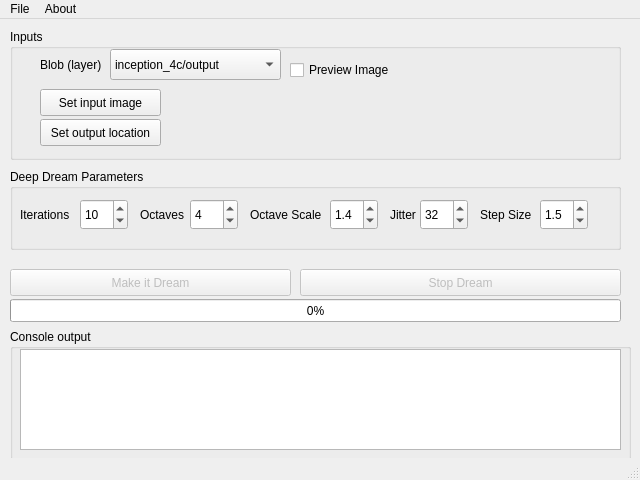
<?xml version="1.0" encoding="UTF-8"?>
<ui version="4.0">
 <author>OverStruck</author>
 <class>MainWindow</class>
 <widget class="QMainWindow" name="MainWindow">
  <property name="geometry">
   <rect>
    <x>0</x>
    <y>0</y>
    <width>640</width>
    <height>480</height>
   </rect>
  </property>
  <property name="windowTitle">
   <string>Deep Dream Maker v0.1</string>
  </property>
  <widget class="QWidget" name="centralwidget">
   <widget class="QGroupBox" name="groupBox">
    <property name="geometry">
     <rect>
      <x>10</x>
      <y>10</y>
      <width>611</width>
      <height>131</height>
     </rect>
    </property>
    <property name="title">
     <string>Inputs</string>
    </property>
    <widget class="QPushButton" name="btnInputFile">
     <property name="geometry">
      <rect>
       <x>30</x>
       <y>60</y>
       <width>121</width>
       <height>27</height>
      </rect>
     </property>
     <property name="text">
      <string>Set input image</string>
     </property>
    </widget>
    <widget class="QPushButton" name="btnSetOutputLoc">
     <property name="geometry">
      <rect>
       <x>30</x>
       <y>90</y>
       <width>121</width>
       <height>27</height>
      </rect>
     </property>
     <property name="text">
      <string>Set output location</string>
     </property>
    </widget>
    <widget class="QLabel" name="lblInputImg">
     <property name="geometry">
      <rect>
       <x>190</x>
       <y>70</y>
       <width>411</width>
       <height>17</height>
      </rect>
     </property>
     <property name="text">
      <string/>
     </property>
    </widget>
    <widget class="QLabel" name="lblOutputLoc">
     <property name="geometry">
      <rect>
       <x>190</x>
       <y>100</y>
       <width>421</width>
       <height>17</height>
      </rect>
     </property>
     <property name="text">
      <string/>
     </property>
    </widget>
    <widget class="QCheckBox" name="chkPreviewMode">
     <property name="geometry">
      <rect>
       <x>280</x>
       <y>30</y>
       <width>121</width>
       <height>22</height>
      </rect>
     </property>
     <property name="text">
      <string>Preview Image</string>
     </property>
    </widget>
    <widget class="QComboBox" name="cboBlobNames">
     <property name="geometry">
      <rect>
       <x>100</x>
       <y>20</y>
       <width>171</width>
       <height>31</height>
      </rect>
     </property>
     <property name="currentIndex">
      <number>45</number>
     </property>
     <item>
      <property name="text">
       <string>conv1/7x7_s2</string>
      </property>
     </item>
     <item>
      <property name="text">
       <string>pool1/3x3_s2</string>
      </property>
     </item>
     <item>
      <property name="text">
       <string>pool1/norm1</string>
      </property>
     </item>
     <item>
      <property name="text">
       <string>conv2/3x3</string>
      </property>
     </item>
     <item>
      <property name="text">
       <string>conv2/3x3_reduce</string>
      </property>
     </item>
     <item>
      <property name="text">
       <string>conv2/norm2</string>
      </property>
     </item>
     <item>
      <property name="text">
       <string>pool2/3x3_s2</string>
      </property>
     </item>
     <item>
      <property name="text">
       <string>inception_3a/1x1</string>
      </property>
     </item>
     <item>
      <property name="text">
       <string>inception_3a/3x3</string>
      </property>
     </item>
     <item>
      <property name="text">
       <string>inception_3a/3x3_reduce</string>
      </property>
     </item>
     <item>
      <property name="text">
       <string>inception_3a/5x5</string>
      </property>
     </item>
     <item>
      <property name="text">
       <string>inception_3a/5x5_reduce</string>
      </property>
     </item>
     <item>
      <property name="text">
       <string>inception_3a/output</string>
      </property>
     </item>
     <item>
      <property name="text">
       <string>inception_3a/pool</string>
      </property>
     </item>
     <item>
      <property name="text">
       <string>inception_3a/pool_proj</string>
      </property>
     </item>
     <item>
      <property name="text">
       <string>pool3/3x3_s2</string>
      </property>
     </item>
     <item>
      <property name="text">
       <string>inception_3b/1x1</string>
      </property>
     </item>
     <item>
      <property name="text">
       <string>inception_3b/3x3</string>
      </property>
     </item>
     <item>
      <property name="text">
       <string>inception_3b/3x3_reduce</string>
      </property>
     </item>
     <item>
      <property name="text">
       <string>inception_3b/5x5</string>
      </property>
     </item>
     <item>
      <property name="text">
       <string>inception_3b/5x5_reduce</string>
      </property>
     </item>
     <item>
      <property name="text">
       <string>inception_3b/output</string>
      </property>
     </item>
     <item>
      <property name="text">
       <string>inception_3b/pool</string>
      </property>
     </item>
     <item>
      <property name="text">
       <string>inception_3b/pool_proj</string>
      </property>
     </item>
     <item>
      <property name="text">
       <string>inception_4a/1x1</string>
      </property>
     </item>
     <item>
      <property name="text">
       <string>inception_4a/3x3</string>
      </property>
     </item>
     <item>
      <property name="text">
       <string>inception_4a/3x3_reduce</string>
      </property>
     </item>
     <item>
      <property name="text">
       <string>inception_4a/5x5</string>
      </property>
     </item>
     <item>
      <property name="text">
       <string>inception_4a/5x5_reduce</string>
      </property>
     </item>
     <item>
      <property name="text">
       <string>inception_4a/output</string>
      </property>
     </item>
     <item>
      <property name="text">
       <string>inception_4a/pool</string>
      </property>
     </item>
     <item>
      <property name="text">
       <string>inception_4a/pool_proj</string>
      </property>
     </item>
     <item>
      <property name="text">
       <string>inception_4b/1x1</string>
      </property>
     </item>
     <item>
      <property name="text">
       <string>inception_4b/3x3</string>
      </property>
     </item>
     <item>
      <property name="text">
       <string>inception_4b/3x3_reduce</string>
      </property>
     </item>
     <item>
      <property name="text">
       <string>inception_4b/5x5</string>
      </property>
     </item>
     <item>
      <property name="text">
       <string>inception_4b/5x5_reduce</string>
      </property>
     </item>
     <item>
      <property name="text">
       <string>inception_4b/output</string>
      </property>
     </item>
     <item>
      <property name="text">
       <string>inception_4b/pool</string>
      </property>
     </item>
     <item>
      <property name="text">
       <string>inception_4b/pool_proj</string>
      </property>
     </item>
     <item>
      <property name="text">
       <string>inception_4c/1x1</string>
      </property>
     </item>
     <item>
      <property name="text">
       <string>inception_4c/3x3</string>
      </property>
     </item>
     <item>
      <property name="text">
       <string>inception_4c/3x3_reduce</string>
      </property>
     </item>
     <item>
      <property name="text">
       <string>inception_4c/5x5</string>
      </property>
     </item>
     <item>
      <property name="text">
       <string>inception_4c/5x5_reduce</string>
      </property>
     </item>
     <item>
      <property name="text">
       <string>inception_4c/output</string>
      </property>
     </item>
     <item>
      <property name="text">
       <string>inception_4c/pool</string>
      </property>
     </item>
     <item>
      <property name="text">
       <string>inception_4c/pool_proj</string>
      </property>
     </item>
     <item>
      <property name="text">
       <string>inception_4d/1x1</string>
      </property>
     </item>
     <item>
      <property name="text">
       <string>inception_4d/3x3</string>
      </property>
     </item>
     <item>
      <property name="text">
       <string>inception_4d/3x3_reduce</string>
      </property>
     </item>
     <item>
      <property name="text">
       <string>inception_4d/5x5</string>
      </property>
     </item>
     <item>
      <property name="text">
       <string>inception_4d/5x5_reduce</string>
      </property>
     </item>
     <item>
      <property name="text">
       <string>inception_4d/output</string>
      </property>
     </item>
     <item>
      <property name="text">
       <string>inception_4d/pool</string>
      </property>
     </item>
     <item>
      <property name="text">
       <string>inception_4d/pool_proj</string>
      </property>
     </item>
     <item>
      <property name="text">
       <string>inception_4e/1x1</string>
      </property>
     </item>
     <item>
      <property name="text">
       <string>inception_4e/3x3</string>
      </property>
     </item>
     <item>
      <property name="text">
       <string>inception_4e/3x3_reduce</string>
      </property>
     </item>
     <item>
      <property name="text">
       <string>inception_4e/5x5</string>
      </property>
     </item>
     <item>
      <property name="text">
       <string>inception_4e/5x5_reduce</string>
      </property>
     </item>
     <item>
      <property name="text">
       <string>inception_4e/output</string>
      </property>
     </item>
     <item>
      <property name="text">
       <string>inception_4e/pool</string>
      </property>
     </item>
     <item>
      <property name="text">
       <string>inception_4e/pool_proj</string>
      </property>
     </item>
     <item>
      <property name="text">
       <string>pool4/3x3_s2</string>
      </property>
     </item>
     <item>
      <property name="text">
       <string>inception_5a/1x1</string>
      </property>
     </item>
     <item>
      <property name="text">
       <string>inception_5a/3x3</string>
      </property>
     </item>
     <item>
      <property name="text">
       <string>inception_5a/3x3_reduce</string>
      </property>
     </item>
     <item>
      <property name="text">
       <string>inception_5a/5x5</string>
      </property>
     </item>
     <item>
      <property name="text">
       <string>inception_5a/5x5_reduce</string>
      </property>
     </item>
     <item>
      <property name="text">
       <string>inception_5a/outp</string>
      </property>
     </item>
     <item>
      <property name="text">
       <string>inception_5a/pool</string>
      </property>
     </item>
     <item>
      <property name="text">
       <string>inception_5a/pool_proj</string>
      </property>
     </item>
     <item>
      <property name="text">
       <string>inception_5b/1x1</string>
      </property>
     </item>
     <item>
      <property name="text">
       <string>inception_5b/3x3</string>
      </property>
     </item>
     <item>
      <property name="text">
       <string>inception_5b/3x3_reduce</string>
      </property>
     </item>
     <item>
      <property name="text">
       <string>inception_5b/5x5</string>
      </property>
     </item>
     <item>
      <property name="text">
       <string>inception_5b/5x5_reduce</string>
      </property>
     </item>
     <item>
      <property name="text">
       <string>inception_5b/output</string>
      </property>
     </item>
     <item>
      <property name="text">
       <string>inception_5b/pool</string>
      </property>
     </item>
     <item>
      <property name="text">
       <string>inception_5b/pool_proj</string>
      </property>
     </item>
     <item>
      <property name="text">
       <string>pool5/7x7_s1</string>
      </property>
     </item>
    </widget>
    <widget class="QLabel" name="label_3">
     <property name="geometry">
      <rect>
       <x>30</x>
       <y>20</y>
       <width>71</width>
       <height>31</height>
      </rect>
     </property>
     <property name="text">
      <string>Blob (layer)</string>
     </property>
    </widget>
   </widget>
   <widget class="QGroupBox" name="groupBox_2">
    <property name="geometry">
     <rect>
      <x>10</x>
      <y>150</y>
      <width>611</width>
      <height>81</height>
     </rect>
    </property>
    <property name="title">
     <string>Deep Dream Parameters</string>
    </property>
    <widget class="QLabel" name="label">
     <property name="geometry">
      <rect>
       <x>10</x>
       <y>30</y>
       <width>61</width>
       <height>31</height>
      </rect>
     </property>
     <property name="text">
      <string>Iterations</string>
     </property>
    </widget>
    <widget class="QSpinBox" name="spboIternNum">
     <property name="geometry">
      <rect>
       <x>70</x>
       <y>30</y>
       <width>48</width>
       <height>31</height>
      </rect>
     </property>
     <property name="minimum">
      <number>1</number>
     </property>
     <property name="maximum">
      <number>999</number>
     </property>
     <property name="value">
      <number>10</number>
     </property>
    </widget>
    <widget class="QLabel" name="label_2">
     <property name="enabled">
      <bool>true</bool>
     </property>
     <property name="geometry">
      <rect>
       <x>130</x>
       <y>30</y>
       <width>51</width>
       <height>31</height>
      </rect>
     </property>
     <property name="text">
      <string>Octaves</string>
     </property>
    </widget>
    <widget class="QSpinBox" name="spboOctNum">
     <property name="geometry">
      <rect>
       <x>180</x>
       <y>30</y>
       <width>48</width>
       <height>31</height>
      </rect>
     </property>
     <property name="minimum">
      <number>1</number>
     </property>
     <property name="value">
      <number>4</number>
     </property>
    </widget>
    <widget class="QLabel" name="label_4">
     <property name="geometry">
      <rect>
       <x>240</x>
       <y>30</y>
       <width>81</width>
       <height>31</height>
      </rect>
     </property>
     <property name="text">
      <string>Octave Scale</string>
     </property>
    </widget>
    <widget class="QDoubleSpinBox" name="spdbboScaCoeff">
     <property name="geometry">
      <rect>
       <x>320</x>
       <y>30</y>
       <width>48</width>
       <height>31</height>
      </rect>
     </property>
     <property name="decimals">
      <number>1</number>
     </property>
     <property name="minimum">
      <double>0.100000000000000</double>
     </property>
     <property name="singleStep">
      <double>0.100000000000000</double>
     </property>
     <property name="value">
      <double>1.400000000000000</double>
     </property>
    </widget>
    <widget class="QLabel" name="label_5">
     <property name="geometry">
      <rect>
       <x>380</x>
       <y>30</y>
       <width>51</width>
       <height>31</height>
      </rect>
     </property>
     <property name="text">
      <string>Jitter</string>
     </property>
    </widget>
    <widget class="QSpinBox" name="spboJittAmt">
     <property name="geometry">
      <rect>
       <x>410</x>
       <y>30</y>
       <width>48</width>
       <height>31</height>
      </rect>
     </property>
     <property name="minimum">
      <number>1</number>
     </property>
     <property name="maximum">
      <number>999</number>
     </property>
     <property name="value">
      <number>32</number>
     </property>
    </widget>
    <widget class="QLabel" name="label_6">
     <property name="geometry">
      <rect>
       <x>470</x>
       <y>30</y>
       <width>51</width>
       <height>31</height>
      </rect>
     </property>
     <property name="text">
      <string>Step Size</string>
     </property>
    </widget>
    <widget class="QDoubleSpinBox" name="spdbboStpSize">
     <property name="geometry">
      <rect>
       <x>530</x>
       <y>30</y>
       <width>48</width>
       <height>31</height>
      </rect>
     </property>
     <property name="decimals">
      <number>1</number>
     </property>
     <property name="minimum">
      <double>0.100000000000000</double>
     </property>
     <property name="singleStep">
      <double>0.100000000000000</double>
     </property>
     <property name="value">
      <double>1.500000000000000</double>
     </property>
    </widget>
   </widget>
   <widget class="QGroupBox" name="groupBox_3">
    <property name="geometry">
     <rect>
      <x>10</x>
      <y>310</y>
      <width>621</width>
      <height>131</height>
     </rect>
    </property>
    <property name="title">
     <string>Console output</string>
    </property>
    <widget class="QPlainTextEdit" name="consoleContainer">
     <property name="geometry">
      <rect>
       <x>10</x>
       <y>20</y>
       <width>601</width>
       <height>101</height>
      </rect>
     </property>
     <property name="whatsThis">
      <string>AJIX?</string>
     </property>
     <property name="documentTitle">
      <string/>
     </property>
     <property name="readOnly">
      <bool>true</bool>
     </property>
     <property name="plainText">
      <string notr="true"/>
     </property>
    </widget>
   </widget>
   <widget class="QPushButton" name="btnMakeitDream">
    <property name="enabled">
     <bool>false</bool>
    </property>
    <property name="geometry">
     <rect>
      <x>10</x>
      <y>250</y>
      <width>281</width>
      <height>27</height>
     </rect>
    </property>
    <property name="text">
     <string>Make it Dream</string>
    </property>
   </widget>
   <widget class="QPushButton" name="btnStopDream">
    <property name="enabled">
     <bool>false</bool>
    </property>
    <property name="geometry">
     <rect>
      <x>300</x>
      <y>250</y>
      <width>321</width>
      <height>27</height>
     </rect>
    </property>
    <property name="text">
     <string>Stop Dream</string>
    </property>
   </widget>
   <widget class="QProgressBar" name="progressBar">
    <property name="enabled">
     <bool>true</bool>
    </property>
    <property name="geometry">
     <rect>
      <x>10</x>
      <y>280</y>
      <width>611</width>
      <height>23</height>
     </rect>
    </property>
    <property name="value">
     <number>0</number>
    </property>
    <property name="textVisible">
     <bool>true</bool>
    </property>
   </widget>
  </widget>
  <widget class="QMenuBar" name="menubar">
   <property name="geometry">
    <rect>
     <x>0</x>
     <y>0</y>
     <width>640</width>
     <height>25</height>
    </rect>
   </property>
   <widget class="QMenu" name="menuAbout">
    <property name="title">
     <string>File</string>
    </property>
    <addaction name="actionExit"/>
   </widget>
   <widget class="QMenu" name="menuAbout_2">
    <property name="title">
     <string>About</string>
    </property>
    <addaction name="actionAbout"/>
   </widget>
   <addaction name="menuAbout"/>
   <addaction name="menuAbout_2"/>
  </widget>
  <widget class="QStatusBar" name="statusbar"/>
  <action name="actionExit">
   <property name="text">
    <string>Exit</string>
   </property>
  </action>
  <action name="actionAbout">
   <property name="text">
    <string>About Deep Dream Maker</string>
   </property>
  </action>
 </widget>
 <resources/>
 <connections/>
</ui>
